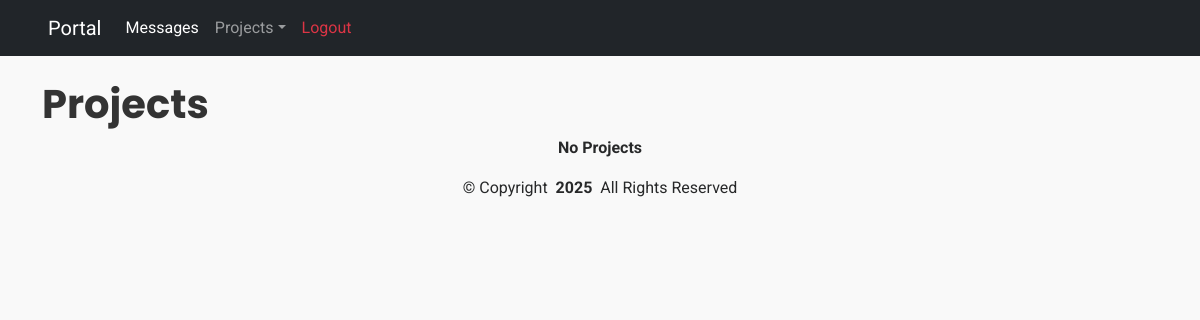
The app's page /projects/ (signed in), older data.
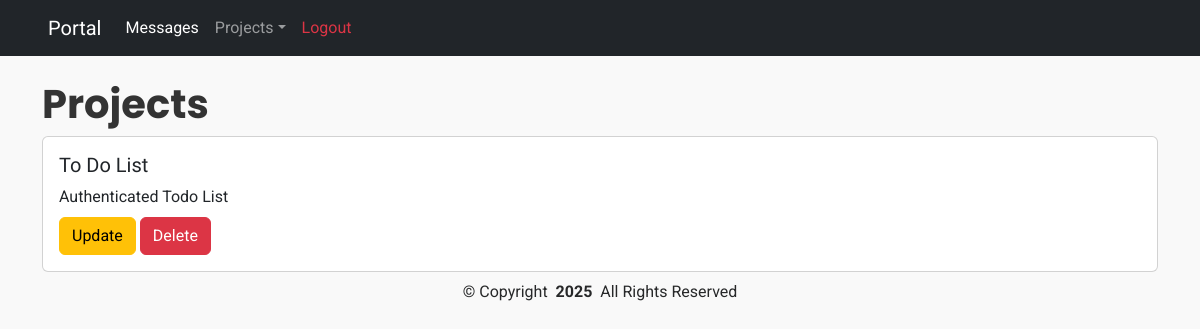
The same page, newer data.
### portfolio/models.py (models this page shows, shortened)
class Project(models.Model):
    id = models.UUIDField(primary_key=True, default=uuid.uuid4, editable=False)
    name = models.CharField(max_length=255)
    short_desc = models.CharField(max_length=255, blank=True, null=True)
    description = models.TextField(blank=True)
    image1 = models.ImageField(upload_to='project', blank=True, null=True)
    image2 = models.ImageField(upload_to='project', blank=True, null=True)
    image3 = models.ImageField(upload_to='project', blank=True, null=True)
    link = models.URLField(blank=True, null=True)

### portfolio/views.py (the view)
# urls.py: path('projects/', ProjectTemplateView.as_view(), name='projects'),
class ProjectTemplateView(LoginRequiredMixin, ListView):
    template_name = 'project.html'
    model = Project
    context_object_name = 'projects'

### templates/project.html (shortened to what this page needs)
{% extends '_base.html' %}
{% block content %}
    <h1>Projects</h1>
    <div class="messages">
{% for project in projects %}
<div class="card my-2">
    <div class="card-body">
        <h5 class="card-title">{{ project.name }}</h5>
        <p class="card-title">{{ project.short_desc }}</p>
        <a href="{% url 'project_update' project.pk %}" class="btn btn-warning">Update</a>
        <a href="{% url 'project_delete' project.pk %}" class="btn btn-danger">Delete</a>
    </div>
</div>
{% empty %}
<p class="text-center fw-bold">No Projects</p>
{% endfor %}
    </div>
{% endblock content %}

Row changes from the older to the newer data that the page shows:
added Project: name "To Do List", short_desc "Authenticated Todo List"
Text that changed along with them:
text no longer shown: "No Projects"
